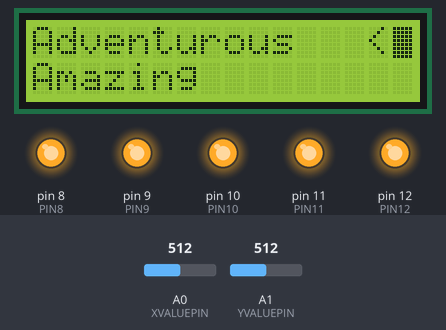
The sketch below on a simulated Arduino Mega 2560, built with avr-gcc and run on an emulated ATmega2560. Parts: 16×2 character LCD, output pins drawn as LEDs (lit = HIGH). Inputs (shaded band) come from the test bench; at power-on: A0 (XVALUEPIN) = 512, A1 (YVALUEPIN) = 512. What the sketch prints to the serial monitor is not drawn.

Above: at 1.0 s.
1.1 s: A0 (XVALUEPIN) set to 101
2.6 s: A0 (XVALUEPIN) set to 84
At 2.96 s:
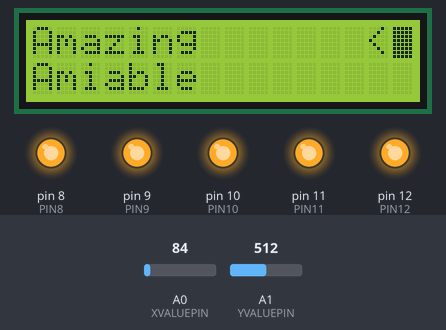
At 3.42 s:
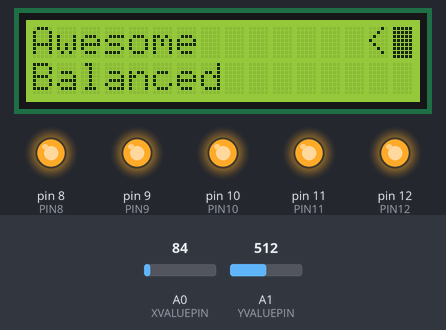
5.0 s: A1 (YVALUEPIN) set to 973
7.2 s: A1 (YVALUEPIN) set to 993
At 8.6 s:
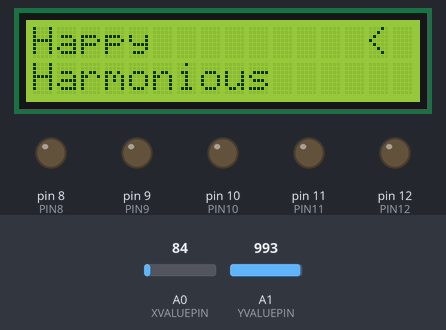
Timing chart, 0 to 10.1 s (numbered marks = the images above; inputs shaded):
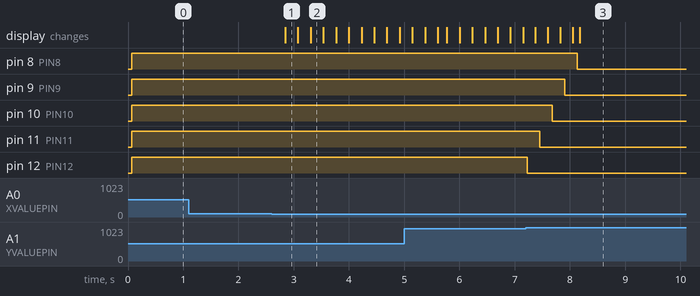

The sketch:

FinalProject.ino
```cpp
/* University of Washington
 * ECE/CSE 474,  06/09/2023
 *
 *   Noah Crouch
 *   Taylor Kelly
 *
 *   Lab 4: Final Project
 *
    Program that uses ChatGPT and a LCD display in order to generate sentences
    from a list of adjectives, of which the user selects 5.
 */


#include "Lab4.h"
#include <queue.h>

/*
Function Prototypes for the various FreeRTOS tasks
*/
void LEDControl(void*);
void LCDControl(void*);
void ScrollHandler(void*);
void SelectHandler(void*);


// Instantiating LCD display and it's various pins used
int rs = PIN22, enable = PIN23, d0 = PIN24, d1 = PIN25, d2 = PIN26, d3 = PIN27,
d4 = PIN28, d5 = PIN29, d6 = PIN30, d7 = PIN31;
LiquidCrystal lcd(rs, enable, d0, d1, d2, d3, d4, d5, d6, d7);

// Instantiating Pins for the 5 LED's
int LED1 = PIN12, LED2 = PIN11, LED3 = PIN10, LED4 = PIN9, LED5 = PIN8;

// Initializing queues for communication between tasks
QueueHandle_t scrollQueue, lcdQueue, ledQueue;

// Setup function
void setup() {
    // Starting the queues, and setting initial values
    scrollQueue = xQueueCreate(2, sizeof(int));
    lcdQueue = xQueueCreate(2, sizeof(int));
    ledQueue = xQueueCreate(2, sizeof(int));
    int joyVal = 500;
    int ledVal = 0;
    xQueueSendToBack(ledQueue, &ledVal, 0);
    xQueueSendToBack(lcdQueue, &joyVal, 0);
    xQueueSendToBack(scrollQueue, &joyVal, 0);

    // Begins LCD Display
    lcd.begin(16,2);
    lcd.clear();

    int led_pins[5] = {LED1, LED2, LED3, LED4, LED5};
    for (int pin = 0; pin < 5; pin++)
        pinMode(led_pins[pin], OUTPUT);

    // Task Definitions for FreeRTOS

    // Task to control the LED's
    xTaskCreate(
        LEDControl,
        "LED Controller",
        128,
        NULL,
        1,
        NULL
    );

    xTaskCreate(
        ScrollHandler,
        "X Value Reader",
        128,
        NULL,
        3,
        NULL
    );

    xTaskCreate(
        SelectHandler,
        "Y Value Reader",
        128,
        NULL,
        3,
        NULL
    );

    xTaskCreate(
        LCDControl,
        "LCD Controller",
        1024,
        NULL,
        1,
        NULL
    );

    vTaskStartScheduler();
}
void loop() { /*no looping?*/  }


/*
sendToPython function
Takes in a number of words, which are sent to a python program, and waits for the python program to respond
Once a response is found, returns the response.

  Input: char* selections [5], representing 5 adjectives that are selected to send to python
    These pointers point to a given list of adjectives provided in Lab4.h

  Output: String, representing the sentence generated by ChatGPT using the given words.
*/
String sendToPython(char* selections[5]) {
    Serial.begin(19200);

    while (!Serial) {
        ;
    }


    // Sends Message to Serial to be read by Python
    Serial.println("Requesting Pair");
    while (1) {
        // Waits for connection response
        String str = Serial.readStringUntil('\n');
        if (str == "Paired") break;
    }

    // Formats the words into one string, and sends to the buffer
    String inbytes = "";
    char message[100];
    snprintf(message, 100, "%s %s %s %s %s", selections[0],
    selections[1], selections[2], selections[3], selections[4]);

    // Prints message to Serial to be read by Python
    Serial.println(message);
    Serial.println("Done");

    // Gets response from python (which got response from ChatGPT)
    String result = "";
    while(1) {
        inbytes = Serial.readStringUntil('\n');
        if (inbytes == "Done") break;
        result += inbytes;
    }
    Serial.end();
    // Returns the ChatGPT message
    return result;
}


/*
LEDControl Task
Controls the behavior for the offboard LED's that represent how many words are currently selected
No inputs, and no Outputs

Uses the ledqueue to receive information about if an LED should be turned off.
*/

void LEDControl(void* pvParameters) {
    int num_selected = 0;
    int leds[5] = {LED1, LED2, LED3, LED4, LED5};
    int value;
    for (;;) {
        while (num_selected < 5) {
            xQueueReceive(ledQueue, &value, 0);
            num_selected += value > 980 ? 1 : 0;
            for (int led = 0; led < 5; led++) {
                if (num_selected > led) {
                    digitalWrite(leds[led], LOW);
                } else {
                    digitalWrite(leds[led], HIGH);
                }
            }
            value = 0;
            vTaskDelay(50 / portTICK_PERIOD_MS);
        }
    }
}

/*
LCDControl Task
Controls the Behavior for the LCD Display
Shows the adjectives to be selected, and displays the sentence after getting response from chatGPT
No inputs, and no Outputs

Receives data from scrollQueue to determine when and which way to scroll on adjective list
Receives data from LCD queue to select which adjective is used.
*/
void LCDControl(void* pvParameters) {
    int index = 0, num_selected = 0;
    char* selected[5];
    int value;
    int select;
    int displayed = 0;
    for (;;) {
        while (num_selected < 5) {
            xQueueReceive(scrollQueue, &value, 1);
            xQueueReceive(lcdQueue, &select, 1);
            // Checks to see if user selected an adjective
            if (select > 980) {
                selected[num_selected] = adjectives[index];
                num_selected++;
            }

            // Determines scroll direction
            int down = value > 980 ? 1 : 0;
            int up = value < 95 ? 1 : 0;

            // Sets index based upon scroll data
            if (up && !down) {
                index++;
            } else if (down && !up) {
                index--;
            }

            // Loops around the list should it reach the end
            if (index > 90) index = 0;
            else if (index < 0) index = 90;


            // Displays the adjectives at the current index, and the next index
            lcd.setCursor(0,0);
            lcd.print(adjectives_lcd[index]);
            lcd.setCursor(0,1);
            lcd.print(adjectives_lcd[(index + 1 > 90) ? 0 : index + 1]);
            lcd.setCursor(14, 0);
            lcd.print("<");
            lcd.setCursor(15, 0);
            lcd.blink();
            vTaskDelay(50 / portTICK_PERIOD_MS);
            // Sets default values again
            value = 500;
            select = 0;
        }

        // After the adjectives are selected, displays the response on the LCD display
        if (displayed == 0) {
            // Turns off blinking cursor
            lcd.noBlink();
            // Gets message from ChatGPT
            String message = sendToPython(selected);


            // Breaks up the message into individual characters to be displayed on the LCD
            int len = message.length();
            // Amount of times the display needs to update to show all characters
            int layers = (len / 16) + 1;
            // Divides string into layers, with null character at the end.
            // [Line displayed][Character index]
            char message_split[layers][17];
            for (int i = 0; i < layers; i++) {
                for (int j = 0; j < 16; j++) {
                    if (i*16 + j > len) {
                        // Pads the end of the message
                        char* space = " ";
                        message_split[i][j] = *space;
                    } else {
                        message_split[i][j] = message[i*16 + j];
                    }
                }
                // Null terminates the string
                message_split[i][16] = '\0';
            }
            lcd.clear();
            lcd.setCursor(15, 0);
            // Displays the lines, and scrolls through them vertically
            for (int i = 0; i < layers - 1; i++) {
                lcd.clear();
                lcd.setCursor(0,0);
                lcd.print(message_split[i]);
                lcd.setCursor(0, 1);
                lcd.print(message_split[i + 1]);
                vTaskDelay(2000 / portTICK_PERIOD_MS);
            }
            lcd.clear();
            }
            // Stops the program
            displayed = 1;
    }
}


/*
ScrollHandler Task
Gets input from the joystick, and returns information about whether to scroll up or down
on the adjective list.
No Inputs, No Outputs

Sends joystick data to the scrollQueue about position of the joysticks
*/
void ScrollHandler(void* pvParameters) {
    int value;
    int wait = 0;
    for (;;) {
        value = analogRead(XVALUEPIN);
        if ((value > 980 || value < 95) && !wait) {
            xQueueSendToBack(scrollQueue, &value, 1);
            wait = 1;
        } else {
            vTaskDelay(200 / portTICK_PERIOD_MS);
            wait = 0;
        }
        vTaskDelay(20 / portTICK_PERIOD_MS);
    }
}

/*
SelectHandler Task
Gets input from the joystick, and returns information about whether to select the current adjective
on the list
No Inputs, No Outputs

Sends joystick data to the ledQueue and lcdQueue about if an adjective is selected.
*/
void SelectHandler(void* pvParameters) {
    int value;
    int wait = 0;
    for (;;) {
        value = analogRead(YVALUEPIN);
        if (value > 980 && !wait) {
            xQueueSendToBack(ledQueue, &value, 1);
            xQueueSendToBack(lcdQueue, &value, 1);
            wait = 1;
        } else {
            vTaskDelay(200 / portTICK_PERIOD_MS);
            wait = 0;
        }
        vTaskDelay(20 / portTICK_PERIOD_MS);
    }
}
```

FinalProjectSkeleton.ino
```cpp
// #include "Lab4.h"
// #include <queue.h>
// int rs = PIN22, enable = PIN23, d0 = PIN24, d1 = PIN25, d2 = PIN26, d3 = PIN27,
// d4 = PIN28, d5 = PIN29, d6 = PIN30, d7 = PIN31;
// LiquidCrystal lcd(rs, enable, d0, d1, d2, d3, d4, d5, d6, d7);

// int LED1 = PIN12, LED2 = PIN11, LED3 = PIN10, LED4 = PIN9, LED5 = PIN8;

// int UPBTN = PIN7, DWNBTN = PIN6, SCTBTN = PIN5;

// int index;

// void setup() {
//     lcd.begin(16,2);
//     lcd.clear();

//     pinMode(LED1, OUTPUT);
//     pinMode(LED2, OUTPUT);
//     pinMode(LED3, OUTPUT);
//     pinMode(LED4, OUTPUT);
//     pinMode(LED5, OUTPUT);

//     pinMode(UPBTN, INPUT_PULLUP);
//     pinMode(DWNBTN, INPUT_PULLUP);
//     pinMode(SCTBTN, INPUT_PULLUP);
//     index = 0;


//     int numWords = 0;
//     char* selected[5];
//     int leds_to_turn_on[5] = {LED1, LED2, LED3, LED4, LED5};
//     while (numWords < 5) {

//         delay(50);
//         int udvalue = analogRead(A0);
//         int lrvalue = analogRead(A1);
//         // int up = digitalRead(UPBTN);
//         // int down = digitalRead(DWNBTN);
//         // int select = digitalRead(SCTBTN);

//         int up = udvalue > 980 ? 1 : 0;
//         int down = udvalue < 75 ? 1 : 0;
//         int select = lrvalue > 980 ? 1 : 0;

//         delay(50);

//         if (index > 90) index = 0;
//         else if (index < 0) index = 90;

//         delay(50);

//         lcd.setCursor(0,0);
//         lcd.print(adjectives_lcd[index]);
//         lcd.setCursor(0,1);
//         if (index + 1 > 90) {
//             lcd.print(adjectives_lcd[0]);
//         } else {
//             lcd.print(adjectives_lcd[index + 1]);
//         }
//         lcd.setCursor(14, 0);
//         lcd.print("<-");

//         delay(100);

//         for (int i = numWords; i < 5; i++) {
//             digitalWrite(leds_to_turn_on[i], HIGH);
//         }

//         delay(50);

//         if (select) {
//             selected[numWords++] = adjectives[index];
//             for (int i = 0; i < numWords; i++) {
//                 digitalWrite(leds_to_turn_on[i], LOW);
//             }
//         } else if (up && !down) {
//             index += 1;
//         } else if (down && !up) {
//             index -= 1;
//         }
//         delay(50);
//         up = down = select = udvalue = lrvalue = 0;
//         delay(50);
//     }
//     char message[100];
//     snprintf(message, 100, "You are %sand %sand %sand %sand %s", selected[0], selected[1], selected[2],
//                                                         selected[3], selected[4]);

//     char message_split[7][17] = {"                ","                ","                ",
//     "                ","                ","                ","                "};
//     for (int i = 0; i < 7; i++) {
//         for (int j = 0; j < 16; j++) {
//             if (i*16 + j > 100) {
//                 char* space = " ";
//                 message_split[i][j] = *space;
//             } else {
//                 message_split[i][j] = message[i*16 + j];
//             }
//         }
//         message_split[i][16] = '\0';
//     }
//     lcd.clear();
//     lcd.setCursor(15, 0);
//     for (int i = 0; i < 6; i++) {
//         lcd.clear();
//         lcd.setCursor(0,0);
//         lcd.print(message_split[i]);
//         lcd.setCursor(0, 1);
//         lcd.print(message_split[i + 1]);
//         delay(1000);
//     }
//     lcd.clear();


//     delay(1000);
// }

// void loop() {

// }
```

Lab4.h
```cpp
// Include block to make sure that code isnt being defined more
// than once
#ifndef LAB4_H
#define LAB4_H

// Include all necessary header files
#include <Arduino_FreeRTOS.h>
#include <LiquidCrystal.h>
#include <arduinoFFT.h>

// Pin definitions for code clarity
// pins 31 - 22, used for the LCD
#define PIN31 31
#define PIN30 30
#define PIN29 29
#define PIN28 28
#define PIN27 27
#define PIN26 26
#define PIN25 25
#define PIN24 24
#define PIN23 23
#define PIN22 22

// Pins 12 - 8 used for the LEDs
#define PIN12 12
#define PIN11 11
#define PIN10 10
#define PIN9 9
#define PIN8 8

// Pins A0 and A1, used with the joystick
#define XVALUEPIN A0
#define YVALUEPIN A1

// String definitions used for string generation, these ones are not formatted for the LCD and are used exclusively
// in the generation of the string
char* adjectives[91] = {
    "Adventurous ", "Amazing ", "Amiable ", "Awesome ", "Balanced ", "Blissful ", "Brilliant ", "Caring ", "Cheerful ", "Creative ", "Dazzling ", "Delightful ", "Dynamic ", "Eager ", "Effervescent ", "Enthusiastic ", "Faithful ", "Fearless ", "Friendly ", "Fulfilled ", "Gentle ", "Genuine ", "Gracious ", "Grateful ", "Happy ", "Harmonious ", "Heartfelt ", "Innovative ", "Inspiring ", "Jolly ", "Joyful ", "Joyous ", "Jubilant ", "Keen ", "Kind ", "Kindhearted ", "Kindred ", "Liberal ", "Lively ", "Loving ", "Lucky ", "Magnificent ", "Modest ", "Motivating ", "Motivated ", "Natural ", "Nifty ", "Noble ", "Nurturing ", "Optimal ", "Optimistic ", "Original ", "Passionate ", "Patient ", "Peaceful ", "Positive ", "Quaint ", "Quick ", "Quick-witted ", "Quirky ", "Radiant ", "Rejuvenating ", "Reliable ", "Resilient ", "Satisfied ", "Sincere ", "Spirited ", "Sunny ", "Talented ", "Thoughtful ", "Thriving ", "Tranquil ", "Understanding ", "Unstoppable ", "Upbeat ", "Upstanding ", "Valuable ", "Versatile ", "Vibrant ", "Vivacious ", "Wholesome ", "Wise ", "Wonderful ", "Wondrous ", "Xenial ", "Xtraordinary ", "Yearning ", "Youthful ", "Zealotic ", "Zealous ", "Zestful "
};

// String definitions used for the LCD, these ones are padded to length 16 for use in the LCD
char* adjectives_lcd[91] = {
    "Adventurous    ",
"Amazing        ",
"Amiable        ",
"Awesome        ",
"Balanced       ",
"Blissful       ",
"Brilliant      ",
"Caring         ",
"Cheerful       ",
"Creative       ",
"Dazzling       ",
"Delightful     ",
"Dynamic        ",
"Eager          ",
"Effervescent   ",
"Enthusiastic   ",
"Faithful       ",
"Fearless       ",
"Friendly       ",
"Fulfilled      ",
"Gentle         ",
"Genuine        ",
"Gracious       ",
"Grateful       ",
"Happy          ",
"Harmonious     ",
"Heartfelt      ",
"Innovative     ",
"Inspiring      ",
"Jolly          ",
"Joyful         ",
"Joyous         ",
"Jubilant       ",
"Keen           ",
"Kind           ",
"Kindhearted    ",
"Kindred        ",
"Liberal        ",
"Lively         ",
"Loving         ",
"Lucky          ",
"Magnificent    ",
"Modest         ",
"Motivating     ",
"Motivated      ",
"Natural        ",
"Nifty          ",
"Noble          ",
"Nurturing      ",
"Optimal        ",
"Optimistic     ",
"Original       ",
"Passionate     ",
"Patient        ",
"Peaceful       ",
"Positive       ",
"Quaint         ",
"Quick          ",
"Quick-witted   ",
"Quirky         ",
"Radiant        ",
"Rejuvenating   ",
"Reliable       ",
"Resilient      ",
"Satisfied      ",
"Sincere        ",
"Spirited       ",
"Sunny          ",
"Talented       ",
"Thoughtful     ",
"Thriving       ",
"Tranquil       ",
"Understanding  ",
"Unstoppable    ",
"Upbeat         ",
"Upstanding     ",
"Valuable       ",
"Versatile      ",
"Vibrant        ",
"Vivacious      ",
"Wholesome      ",
"Wise           ",
"Wonderful      ",
"Wondrous       ",
"Xenial         ",
"Xtraordinary   ",
"Yearning       ",
"Youthful       ",
"Zealotic       ",
"Zealous        ",
"Zestful        "
};

// end include block
#endif
```

Measured:
- the behaviour switches between 95 and 94 on A0 (XVALUEPIN) (found by bisection; images 0 and 1)
- the behaviour switches between 980 and 981 on A1 (YVALUEPIN) (found by bisection; images 2 and 3)
- after the input at 1.1 s, every drawn part: stays the same
- after the input at 2.6 s, the display: changes after 0.25 s (image 1)
- after the input at 7.2 s, pin 8 (PIN8): HIGH → LOW after 0.93 s; pin 9 (PIN9): HIGH → LOW after 0.70 s; pin 10 (PIN10): HIGH → LOW after 0.48 s; pin 11 (PIN11): HIGH → LOW after 0.25 s; pin 12 (PIN12): HIGH → LOW at once
